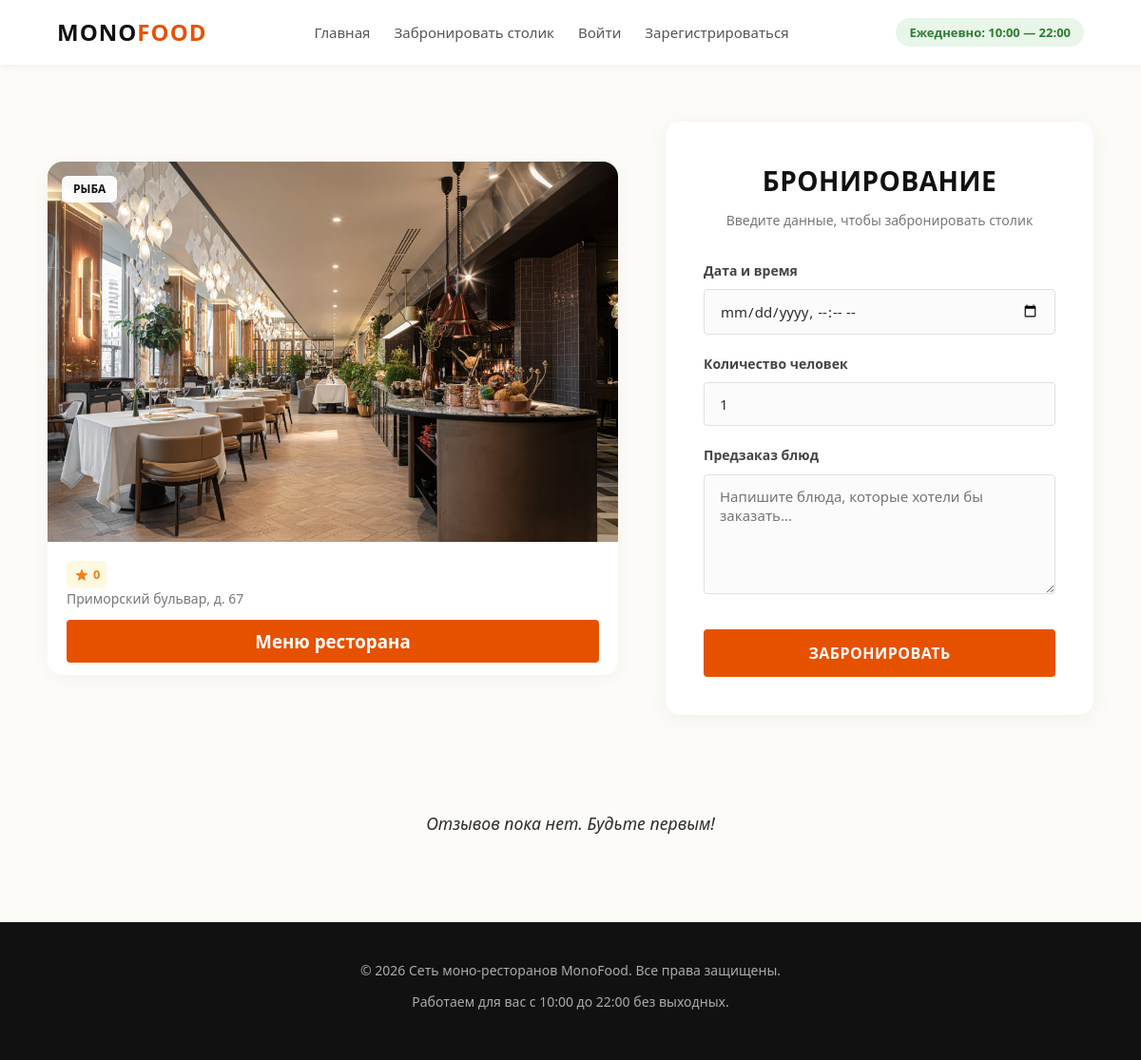
Before: /restaurants/booking/ with the older database file.
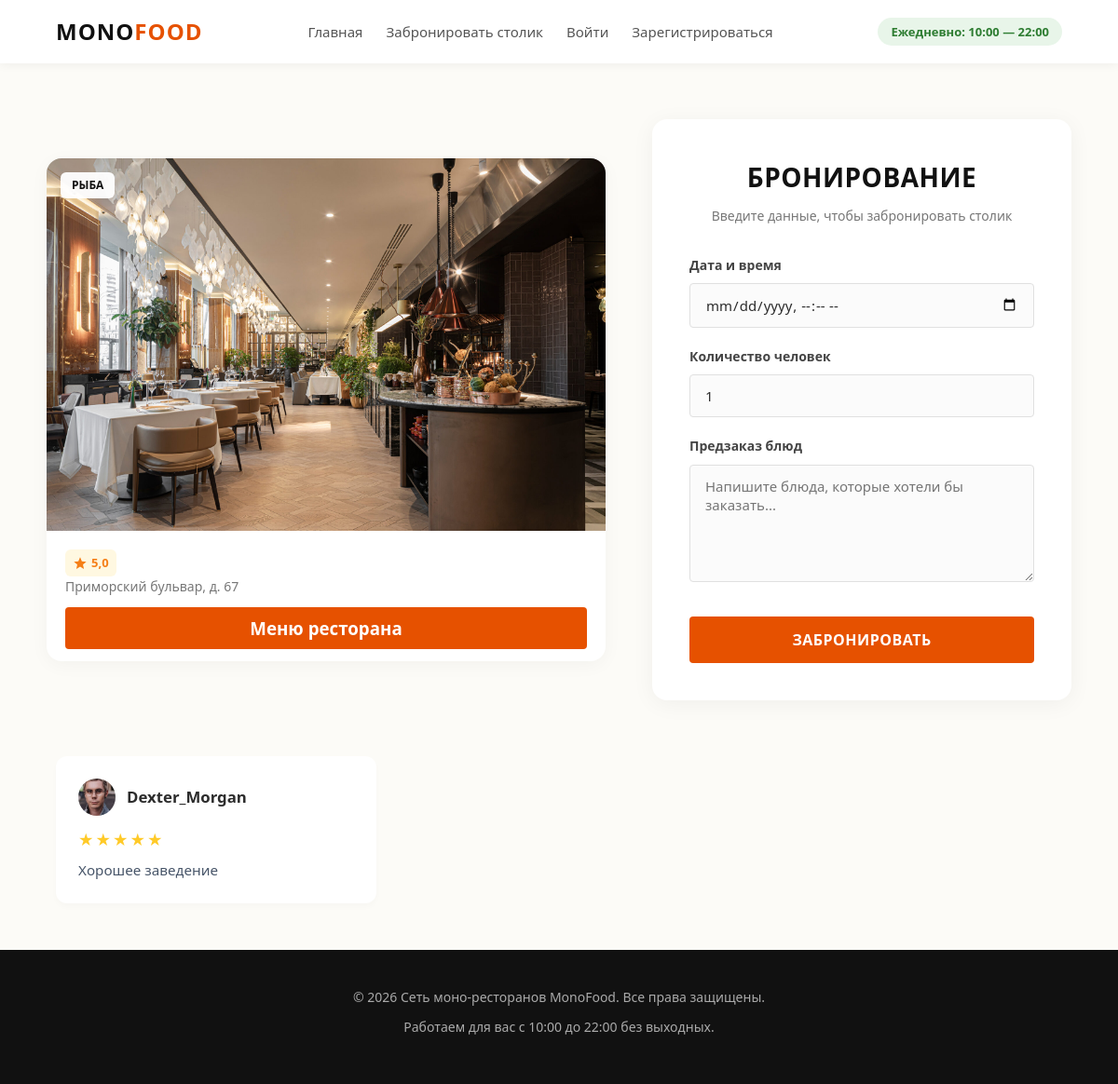
After: the same page with the newer database file.
### bookings/models.py (models this page shows, shortened)
class Feedback(models.Model):
    mark = models.PositiveSmallIntegerField()
    text = models.TextField(blank=True)
    booking = models.ForeignKey(Booking, on_delete=models.CASCADE)

class Booking(models.Model):
    time = models.DateTimeField()
    peoples = models.PositiveSmallIntegerField(default=1)
    status = models.CharField(max_length=16, default="Простаивает")
    booking_time = models.TextField(default=datetime.datetime.now().strftime("%Y-%m-%d %H:%M"))
    restaurant = models.ForeignKey(Restaurant, on_delete=models.CASCADE)
    user = models.ForeignKey(User, on_delete=models.CASCADE)

### users/models.py (models this page shows)
class User(AbstractUser):
    image = models.ImageField(upload_to="users_media", blank=True)

### bookings/views.py (the view)
# urls.py: path('booking/', booking, name='booking'),
def booking(request):
    avg = lambda lst: sum(lst) / len(lst)
    context = {
        "title": "Сеть моно-ресторанов | Бронирование",
        "restaurant": Restaurant.objects.get(address="Приморский бульвар, д. 67"),
        "feedbacks": Feedback.objects.filter(booking__restaurant=Restaurant.objects.get(address="Приморский бульвар, д. 67"))
    }
    if context["feedbacks"]:
        context["rating"] = round(avg(list(map(lambda fb: fb.mark, Feedback.objects.filter(booking__restaurant=Restaurant.objects.get(pk=context["restaurant"].pk))))), 1)
    else:
        context["rating"] = 0
    return render(request, "bookings/booking.html", context=context)

### bookings/templates/bookings/booking.html
{% extends "bookings/base.html" %}
{% load static %}
{% block css %}
    <link rel="stylesheet" href="{% static 'css/booking.css' %}">
{% endblock %}
{% block content %}
    <main class="auth-section">
        <article class="restaurant-card">
            <div class="restaurant-img-wrapper">
                <img src="/media/{{ restaurant.image }}" alt="Ресторан" class="restaurant-img">
                <span class="restaurant-badge">{{ restaurant.category.name }}</span>
            </div>
            <div class="restaurant-content">
                <div class="restaurant-meta">
                    <div class="restaurant-rating">
                        <svg class="star-icon" viewBox="0 0 24 24"><path d="M12 17.27L18.18 21l-1.64-7.03L22 9.24l-7.19-.61L12 2 9.19 8.63 2 9.24l5.46 4.73L5.82 21z"/></svg>
                        <span>{{ rating }}</span>
                    </div>
                </div>
                <p class="restaurant-address">{{ restaurant.address }}</p>
                <div class="restaurant-menu">
                    <a href="/media/{{ restaurant.menu }}" download="menu.jpg"><h3>Меню ресторана</h3></a>
                </div>
            </div>
        </article>
        <div class="form-container">
            <h2>Бронирование</h2>
            <p class="form-subtitle">Введите данные, чтобы забронировать столик</p>
            <form action="#" method="POST">
                <div class="form-group">
                    <label for="datetime">Дата и время</label>
                    <input type="datetime-local" id="datetime" name="datetime" required>
                </div>
                <div class="form-group">
                    <label for="peoples">Количество человек</label>
                    <input type="number" id="peoples" name="peoples" min="1" max="6" value="1" required>
                </div>
                <div class="form-group">
                    <label for="meal-comment">Предзаказ блюд</label>
                    <textarea id="meal-comment" rows="5" placeholder="Напишите блюда, которые хотели бы заказать..."></textarea>
                </div>
                <button type="submit" class="btn-submit">Забронировать</button>
            </form>
        </div>
    </main>
    <section class="feedback-grid">
        {% for feedback in feedbacks %}
            <div class="feedback-card">
                <div class="card-header">
                    <div class="user-info">
                        {% if feedback.booking.user.image %}
                            <img src="/media/{{ feedback.booking.user.image }}" alt="{{ feedback.booking.user.name }}" class="user-avatar">
                        {% else %}
                            <div class="user-avatar-placeholder">{{ feedback.booking.user.username|default:"Г"|slice:":1" }}</div>
                        {% endif %}
                        <span class="guest-name">{{ feedback.booking.user.username|default:"Гость" }}</span>
                    </div>
                </div>
                <div class="rating-stars">
                    {% if feedback.mark == 5 %}★★★★★
                    {% elif feedback.mark == 4 %}★★★★☆
                    {% elif feedback.mark == 3 %}★★★☆☆
                    {% elif feedback.mark == 2 %}★★☆☆☆
                    {% else %}★☆☆☆☆
                    {% endif %}
                </div>
                <p class="feedback-text">{{ feedback.text }}</p>
            </div>
        {% empty %}
            <p class="no-feedbacks">Отзывов пока нет. Будьте первым!</p>
        {% endfor %}
    </section>
{% endblock %}

Changed rows visible on the page:
added Feedback: booking.user.image (picture), booking.user.username "Dexter_Morgan", text "Хорошее заведение"
Other visible differences:
{{ rating }}: "0" → "5,0"
text no longer shown: "Отзывов пока нет. Будьте первым!"
